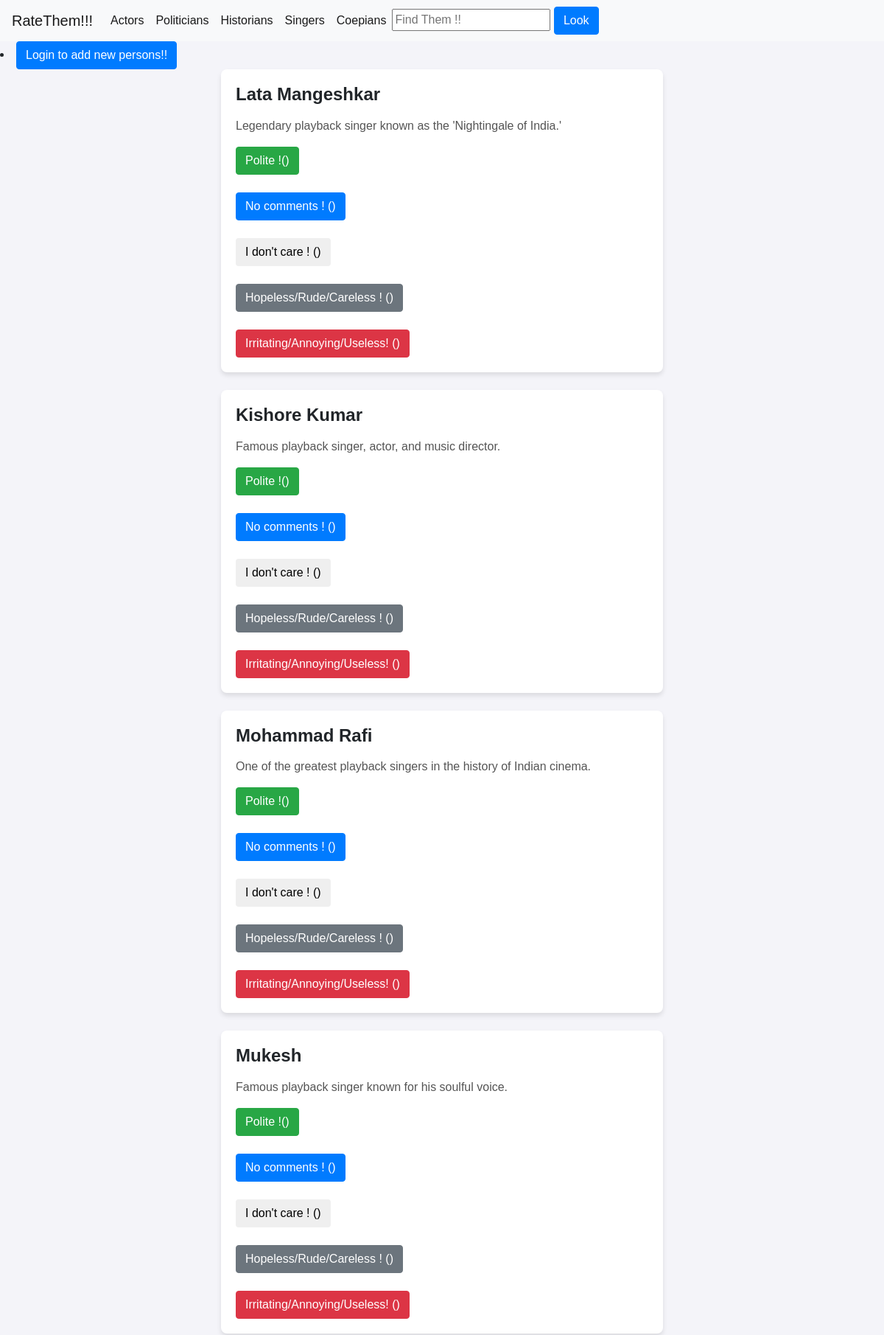
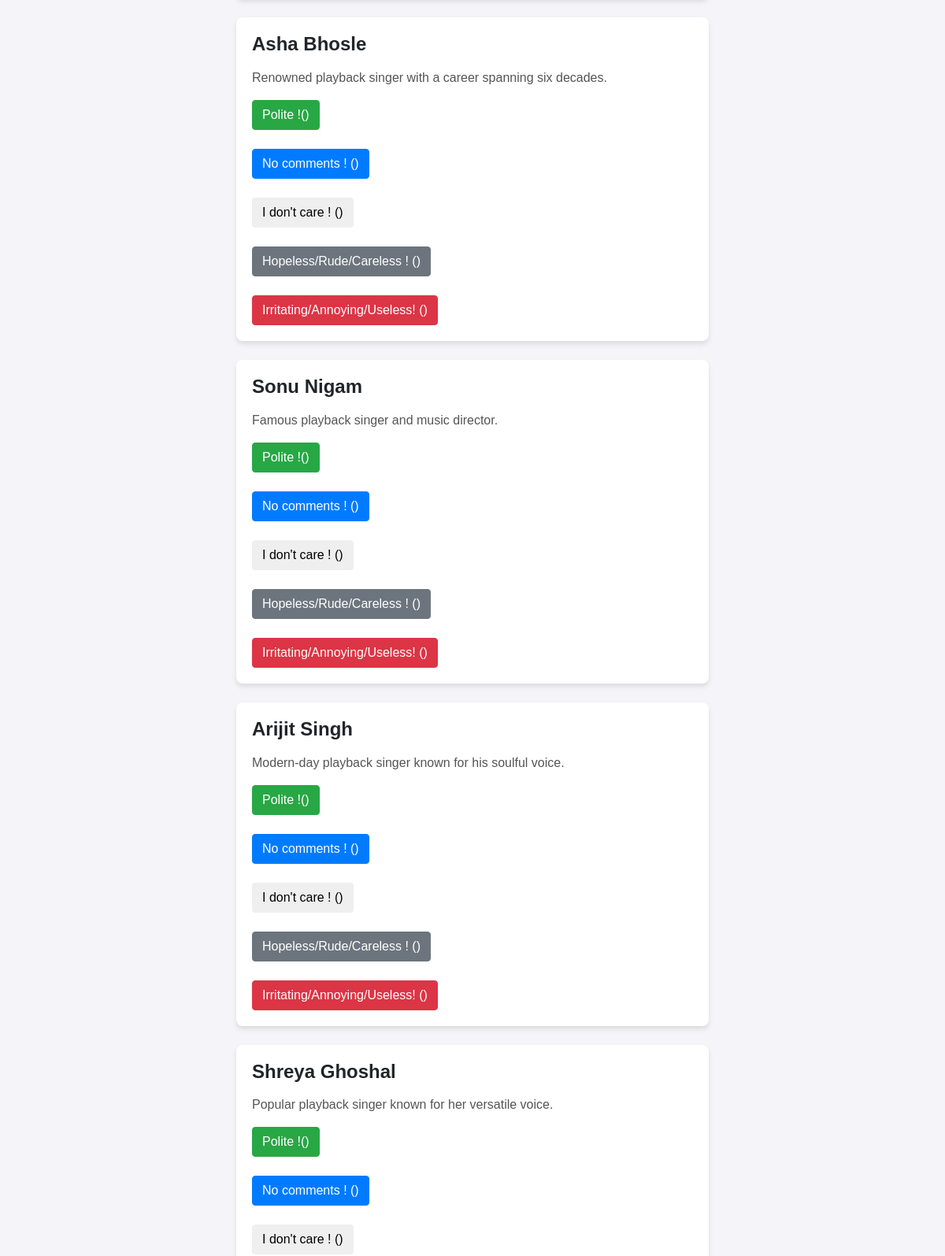
Page /category/Singer/ (upper part) on the committed database (2 pictures, top to bottom).
### ratings/models.py (models this page shows, shortened)
class Human(models.Model):
    STATUS_CHOICES = [
        ('pending', 'Pending'),
        ('accepted', 'Accepted'),
        ('rejected', 'Rejected'),
    ]
    name = models.CharField(max_length=100)
    bio = models.TextField()
    category=models.ForeignKey(Category,null=True,blank=True,on_delete=models.CASCADE)
    status = models.CharField(max_length=10, choices=STATUS_CHOICES, default='pending')
    added_by = models.ForeignKey(settings.AUTH_USER_MODEL, null=True, blank=True, on_delete=models.SET_NULL)
    created_at = models.DateTimeField(auto_now_add=True)

### ratings/views.py (the view)
# urls.py: path('category/<str:category>/', views.category_view, name='category_view'),
def category_view(request, category):
    category=Category.objects.get(name=category)
    humans = Human.objects.filter(category=category)
    return render(request, 'category.html', {'humans': humans})

### templates/category.html (shortened to what this page needs)
{% extends "base.html" %}
{% load socialaccount %}
{% block content %}
<li><a class='btn btn-primary' href="{% url 'submit_human' %}">Login to add new persons!!</a></li>
{% for human in humans %}
<div id="swipe-container">
    <div class="human-profile" id="profile-{{ human.id }}">
        <h2><strong>{{ human.name }}</strong></h2>
        <p>{{ human.bio }}</p>
            <button class="btn btn-success" data-rating="excellent" data-human-id="{{ human.id }}">
                Polite !(<span id="excellent-count-{{ human.id }}">{{ human.rating_count.excellent }}</span>)
            </button><br><br>
            <button class="btn btn-primary" data-rating="good" data-human-id="{{ human.id }}">
                No comments ! (<span id="good-count-{{ human.id }}">{{ human.rating_count.good }}</span>)
            </button><br><br>
            <button class="btn btn" data-rating="okay" data-human-id="{{ human.id }}">
                I don't care ! (<span id="okay-count-{{ human.id }}">{{ human.rating_count.okay }}</span>)
            </button><br><br>
            <button class="btn btn-secondary" data-rating="bad" data-human-id="{{ human.id }}">
                Hopeless/Rude/Careless ! (<span id="bad-count-{{ human.id }}">{{ human.rating_count.bad }}</span>)
            </button><br><br>
            <button class="btn btn-danger" data-rating="pathetic" data-human-id="{{ human.id }}">
                 Irritating/Annoying/Useless! (<span id="pathetic-count-{{ human.id }}">{{ human.rating_count.pathetic }}</span>)
            </button>
    </div>
</div>
<br>
{% endfor %}
{% endblock %}

### templates/category.html (style rules this page uses)
body { font-family: Arial, sans-serif; background-color: #f4f4f9; margin: 0; padding: 0; }
#swipe-container { width: 100%; max-width: 600px; margin: auto; padding: 20px; background-color: #fff; border-radius: 8px; box-shadow: 0 4px 6px rgba(0, 0, 0, 0.1); }
.human-profile h2 { font-size: 24px; margin-bottom: 10px; }
.human-profile p { font-size: 16px; color: #555; }

### rows in the picture
Human: name "Lata Mangeshkar", bio "Legendary playback singer known as the 'Nightingale of India.'"
Human: name "Kishore Kumar", bio "Famous playback singer, actor, and music director."
Human: name "Mohammad Rafi", bio "One of the greatest playback singers in the history of Indian cinema."
Human: name "Mukesh", bio "Famous playback singer known for his soulful voice."
Human: name "Asha Bhosle", bio "Renowned playback singer with a career spanning six decades."
Human: name "Sonu Nigam", bio "Famous playback singer and music director."
Human: name "Arijit Singh", bio "Modern-day playback singer known for his soulful voice."
Human: name "Shreya Ghoshal", bio "Popular playback singer known for her versatile voice."
